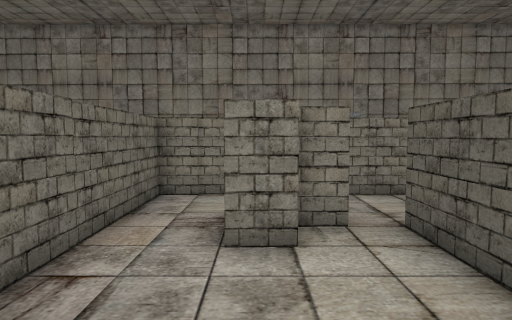
[1] (above)

24 first-person views from a walk through a Unity game level. The camera is 1.5 m above the floor, tilts 4° down and sees 75° across. The floor is counted in squares, 1 m on a side. Each view is taken from the middle of a square. On the plan, view 1 faces up. The plan holds only what a view shows up to about 15 squares ahead; the rest is blank. The place goes on beyond the plan. The player character is not drawn. Some animated figures are not drawn.

[2]
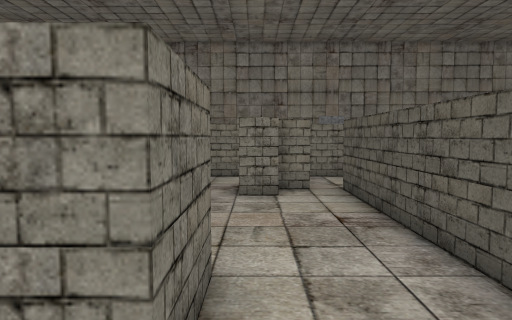

[3]
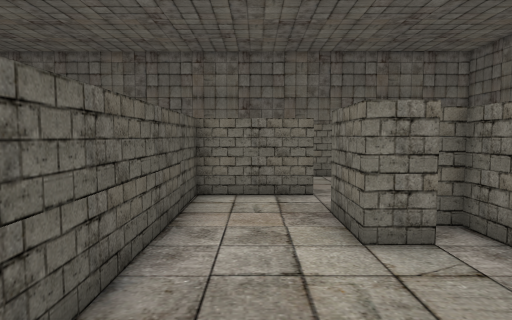

[4]
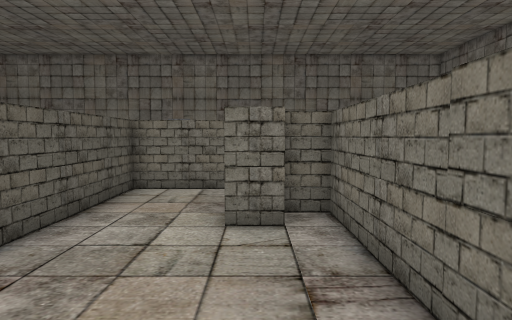

[5]
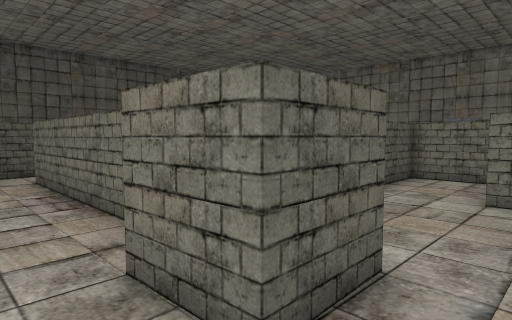

[6]
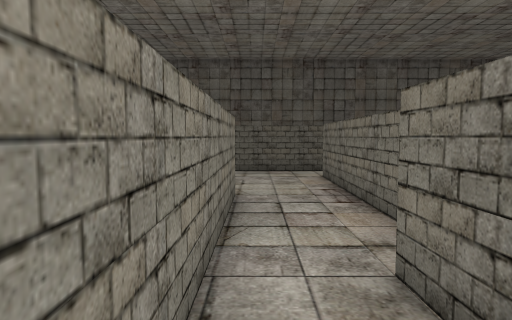

[7]
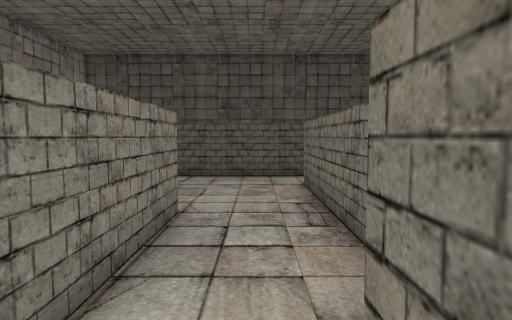

[8]
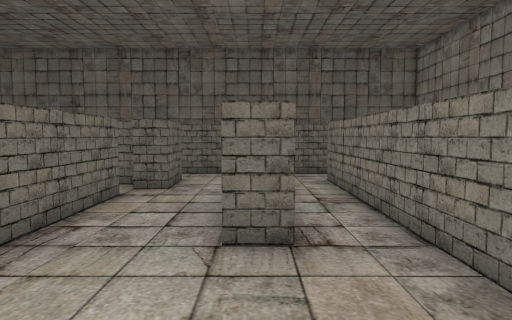

[9]
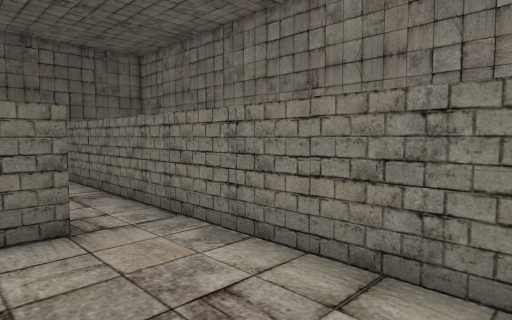

[10]
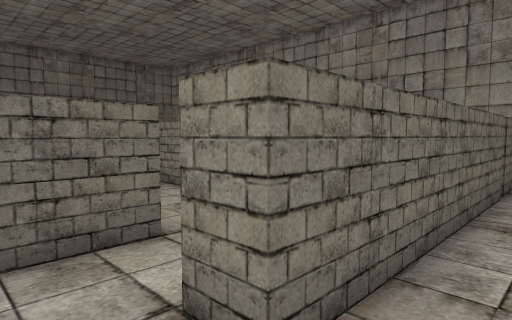

[11]
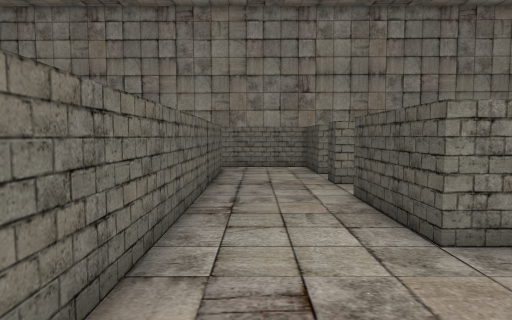

[12]
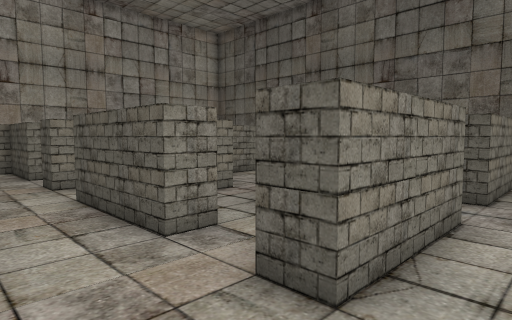

[13]
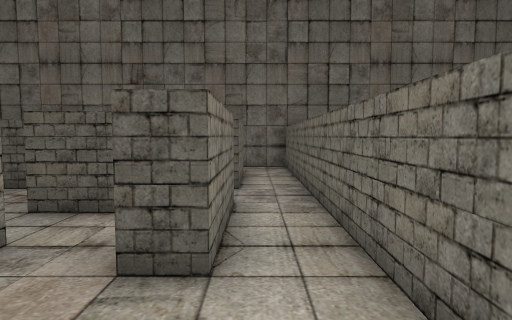

[14]
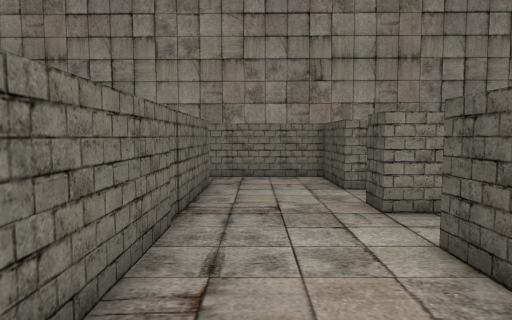

[15]
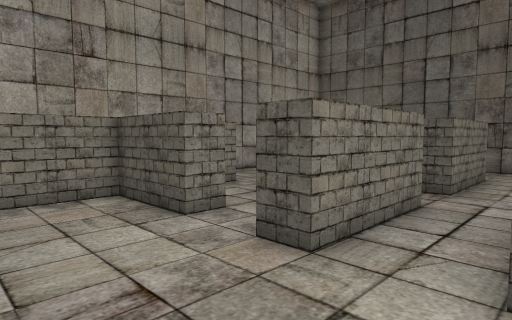

[16]
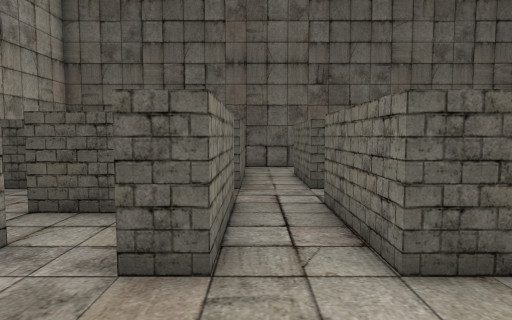

[17]
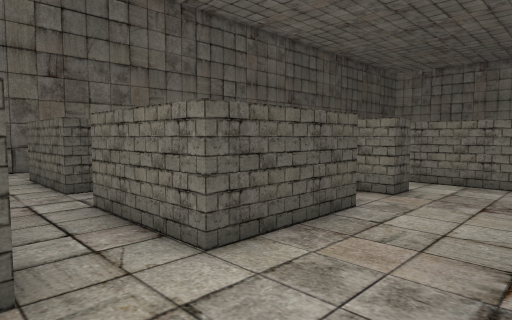

[18]
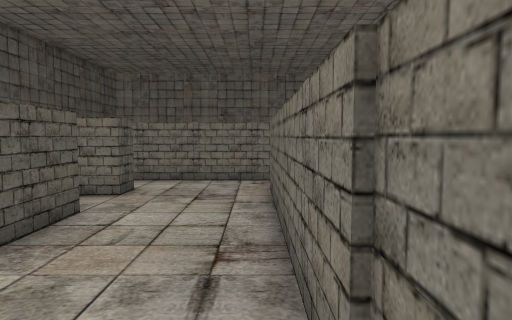

[19]
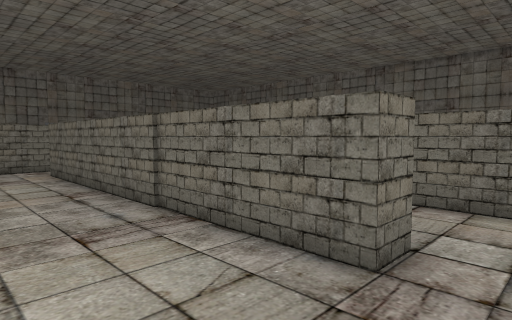

[20]
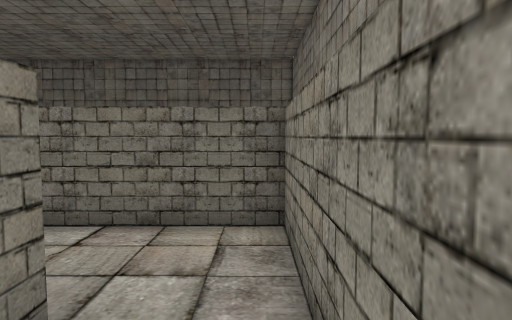

[21]
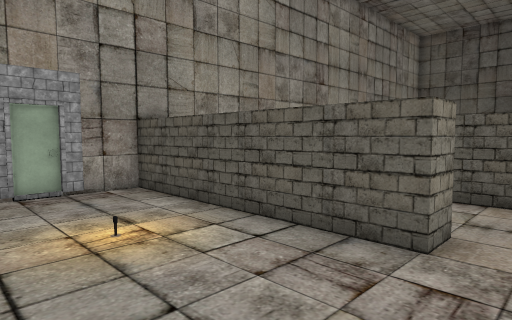

[22]
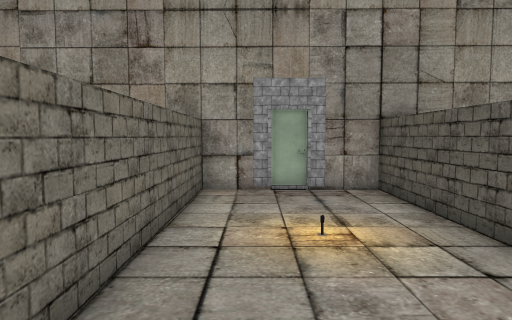

[23]
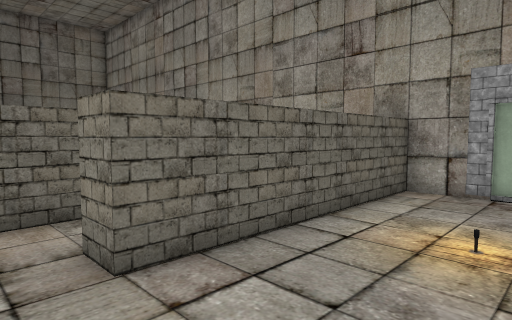

[24]
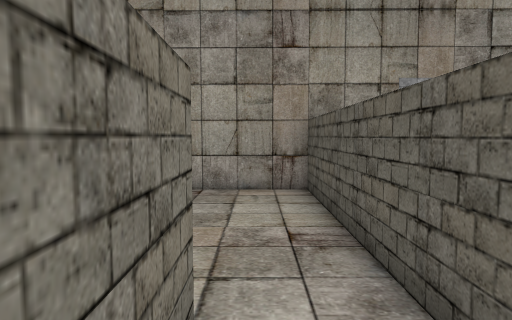

### Floor plan
Key: @ floor where view 1 was taken; # wall or solid block; . floor; O other object.
Columns run from 3 left of view 1 to 27 right of it. Each row starts with its distance up from view 1.
 23   #######O##
 22   ....O.....O
 21    ...O.....O             ..
 20    ...O.....O#########  #..#
 19    ...O.....O........#  ...
 18    ...O.....O........# ...
 17    ...O.....O...O....#..#
 16    ...O.....O...O.......#
 15    #..O.....O...O.......#
 14    #............O....####..####
 13    #. ... ..    #..............
 12 #. ##############..............
 11 #...............#....####..####
 10 #  .............#....# ....
  9 ##########......#....# ...
  8 #...............#....#..#
  7 #...............#.......#
  6 #..##...........#.......#
  5 #..#..OOOOOOOO..#....####..####
  4 #.....O      O.................
  3 #.....O       .................
  2 #.....O         ###############
  1 #.....O
  0 #..@..O
 -1 #.#...O
 -2 ###...#
 -3   ....#
 -4   ....#
 -5   .####
 -6   .
 -7   .
 -8  ..
 -9  ##

Where each view was taken, in squares from view 1:
view 1: 0 up, 0 right, facing up
view 2: 4 down, 0 right, facing up
view 3: 4 up, 1 right, facing down
view 4: 5 up, 1 left, facing down
view 5: 8 up, 2 left, facing down-right
view 6: 8 up, 2 left, facing right
view 7: 7 up, 0 right, facing right
view 8: 9 up, 11 right, facing left
view 9: 8 up, 12 right, facing up-left
view 10: 3 up, 15 right, facing up-left
view 11: 3 up, 15 right, facing up
view 12: 3 up, 15 right, facing up-right
view 13: 4 up, 14 right, facing right
view 14: 7 up, 15 right, facing up
view 15: 11 up, 14 right, facing up-right
view 16: 13 up, 14 right, facing right
view 17: 14 up, 14 right, facing down-right
view 18: 14 up, 14 right, facing down
view 19: 19 up, 17 right, facing down-left
view 20: 19 up, 15 right, facing left
view 21: 13 up, 4 right, facing up-right
view 22: 13 up, 5 right, facing up
view 23: 13 up, 7 right, facing up-left
view 24: 13 up, 1 right, facing up
